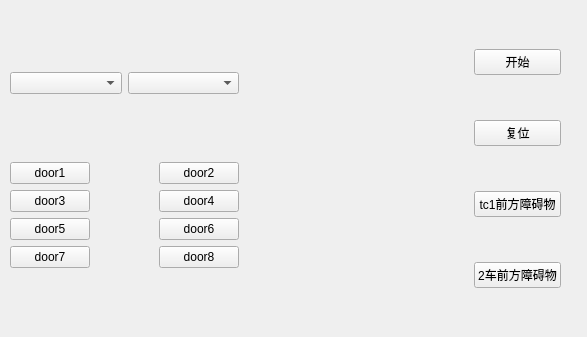
<?xml version="1.0" encoding="UTF-8"?>
<ui version="4.0">
 <class>Widget</class>
 <widget class="QWidget" name="Widget">
  <property name="geometry">
   <rect>
    <x>0</x>
    <y>0</y>
    <width>587</width>
    <height>337</height>
   </rect>
  </property>
  <property name="windowTitle">
   <string>Widget</string>
  </property>
  <widget class="QWidget" name="">
   <property name="geometry">
    <rect>
     <x>10</x>
     <y>10</y>
     <width>551</width>
     <height>321</height>
    </rect>
   </property>
   <layout class="QHBoxLayout" name="horizontalLayout_4">
    <item>
     <layout class="QHBoxLayout" name="horizontalLayout_3">
      <item>
       <layout class="QVBoxLayout" name="verticalLayout_3">
        <item>
         <layout class="QHBoxLayout" name="horizontalLayout_2">
          <item>
           <widget class="QComboBox" name="comboBox"/>
          </item>
          <item>
           <widget class="QComboBox" name="serial_port"/>
          </item>
         </layout>
        </item>
        <item>
         <layout class="QHBoxLayout" name="horizontalLayout">
          <item>
           <layout class="QVBoxLayout" name="verticalLayout">
            <item>
             <widget class="QPushButton" name="door1">
              <property name="text">
               <string>door1</string>
              </property>
             </widget>
            </item>
            <item>
             <widget class="QPushButton" name="door3">
              <property name="text">
               <string>door3</string>
              </property>
             </widget>
            </item>
            <item>
             <widget class="QPushButton" name="door5">
              <property name="text">
               <string>door5</string>
              </property>
             </widget>
            </item>
            <item>
             <widget class="QPushButton" name="door7">
              <property name="text">
               <string>door7</string>
              </property>
             </widget>
            </item>
           </layout>
          </item>
          <item>
           <spacer name="horizontalSpacer">
            <property name="orientation">
             <enum>Qt::Horizontal</enum>
            </property>
            <property name="sizeHint" stdset="0">
             <size>
              <width>40</width>
              <height>20</height>
             </size>
            </property>
           </spacer>
          </item>
          <item>
           <layout class="QVBoxLayout" name="verticalLayout_2">
            <item>
             <widget class="QPushButton" name="door2">
              <property name="text">
               <string>door2</string>
              </property>
             </widget>
            </item>
            <item>
             <widget class="QPushButton" name="door4">
              <property name="text">
               <string>door4</string>
              </property>
             </widget>
            </item>
            <item>
             <widget class="QPushButton" name="door6">
              <property name="text">
               <string>door6</string>
              </property>
             </widget>
            </item>
            <item>
             <widget class="QPushButton" name="door8">
              <property name="text">
               <string>door8</string>
              </property>
             </widget>
            </item>
           </layout>
          </item>
         </layout>
        </item>
       </layout>
      </item>
     </layout>
    </item>
    <item>
     <spacer name="horizontalSpacer_2">
      <property name="orientation">
       <enum>Qt::Horizontal</enum>
      </property>
      <property name="sizeHint" stdset="0">
       <size>
        <width>98</width>
        <height>53</height>
       </size>
      </property>
     </spacer>
    </item>
    <item>
     <layout class="QVBoxLayout" name="verticalLayout_4">
      <item>
       <widget class="QPushButton" name="control_button">
        <property name="text">
         <string>开始</string>
        </property>
       </widget>
      </item>
      <item>
       <widget class="QPushButton" name="recoveryData">
        <property name="text">
         <string>复位</string>
        </property>
       </widget>
      </item>
      <item>
       <widget class="QPushButton" name="car1_front_fault">
        <property name="text">
         <string>tc1前方障碍物</string>
        </property>
       </widget>
      </item>
      <item>
       <widget class="QPushButton" name="car2_door2_fault">
        <property name="text">
         <string>2车前方障碍物</string>
        </property>
       </widget>
      </item>
     </layout>
    </item>
   </layout>
  </widget>
 </widget>
 <resources/>
 <connections/>
</ui>
